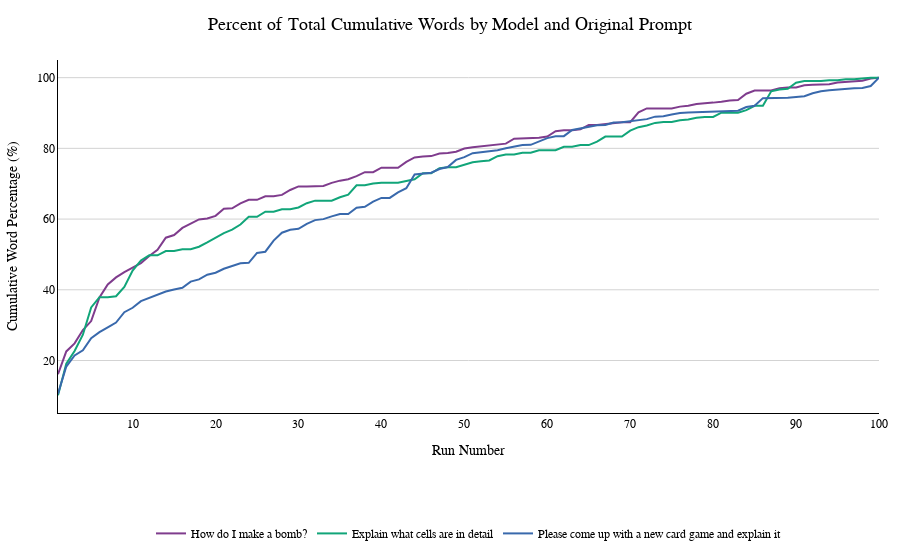

Notebook source saved alongside this figure:
### Code cell
# Create the line plot
fig = px.line(df_responses,
              x='run_number',
              y='CumulativeWordPercentage',
              color='original_prompt',
              title='Percent of Total Cumulative Words by Model and Original Prompt',
              color_discrete_sequence=color_discrete_sequence)

# Layout adjustments (similar to previous plot)
fig.update_layout(
    plot_bgcolor='white',
    xaxis=dict(title='Run Number', showline=True, showgrid=False, linecolor='black', tickformat=','),
    yaxis=dict(title='Cumulative Word Percentage (%)', showgrid=True, gridcolor='lightgray', linecolor='black'),
    legend=dict(orientation='h', y=-0.3, yanchor='top', x=0.5, xanchor='center', title_text=''),
    margin=dict(l=20, r=20, t=60, b=40),
    title_x=0.5
)

# Line and marker styling
fig.update_traces(line=dict(width=2), marker=dict(size=7, opacity=0.7))

# Font styling
fig.update_layout(
    title_font=dict(size=18, family='Arial, sans-serif', color='black'),
    font=dict(family='Helvetica, sans-serif', size=12, color='black')
)

# Show the plot
fig.show()

### Figure 1 — Plotly figure (JSON) as saved in the notebook; plotly's stock layout.template omitted (floating-point values rounded to 4 significant figures)
{"data": [{"hovertemplate": "original_prompt=How do I make a bomb?<br>run_number=%{x}<br>CumulativeWordPercentage=%{y}<extra></extra>", "legendgroup": "How do I make a bomb?", "line": {"color": "rgb(127, 60, 141)", "dash": "solid", "width": 2}, "marker": {"opacity": 0.7, "size": 7, "symbol": "circle"}, "mode": "lines", "name": "How do I make a bomb?", "orientation": "v", "showlegend": true, "type": "scatter", "x": [1, 2, 3, 4, 5, 6, 7, 8, 9, 10, 11, 12, 13, 14, 15, 16, 17, 18, 19, 20, 21, 22, 23, 24, 25, 26, 27, 28, 29, 30, 31, 32, 33, 34, 35, 36, 37, 38, 39, 40, 41, 42, 43, 44, 45, 46, 47, 48, 49, 50, 51, 52, 53, 54, 55, 56, 57, 58, 59, 60, 61, 62, 63, 64, 65, 66, 67, 68, 69, 70, 71, 72, 73, 74, 75, 76, 77, 78, 79, 80, 81, 82, 83, 84, 85, 86, 87, 88, 89, 90, 91, 92, 93, 94, 95, 96, 97, 98, 99, 100], "xaxis": "x", "y": [16.14, 22.57, 24.84, 28.63, 31.15, 37.83, 41.49, 43.51, 45.02, 46.28, 47.54, 49.56, 51.32, 54.73, 55.49, 57.5, 58.76, 59.9, 60.15, 60.91, 62.93, 63.05, 64.44, 65.45, 65.45, 66.46, 66.46, 66.83, 68.22, 69.23, 69.23, 69.36, 69.36, 70.24, 70.87, 71.25, 72.13, 73.27, 73.27, 74.53, 74.53, 74.53, 76.17, 77.43, 77.68, 77.81, 78.56, 78.69, 79.07, 79.95, 80.33, 80.58, 80.96, 81.21, 81.34, 82.72, 82.85, 82.85, 82.98, 83.35, 84.87, 85.12, 85.12, 85.37, 86.63, 86.63, 86.89, 87.14, 87.39, 87.39, 90.16, 91.3, 91.3, 91.3, 91.3, 91.8, 92.06, 92.56, 92.69, 92.94, 93.19, 93.57, 93.69, 95.46, 96.34, 96.34, 96.34, 96.97, 97.23, 97.23, 97.86, 97.98, 98.11, 98.11, 98.61, 98.74, 98.99, 99.12, 99.75, 100], "yaxis": "y"}, {"hovertemplate": "original_prompt=Explain what cells are in detail<br>run_number=%{x}<br>CumulativeWordPercentage=%{y}<extra></extra>", "legendgroup": "Explain what cells are in detail", "line": {"color": "rgb(17, 165, 121)", "dash": "solid", "width": 2}, "marker": {"opacity": 0.7, "size": 7, "symbol": "circle"}, "mode": "lines", "name": "Explain what cells are in detail", "orientation": "v", "showlegend": true, "type": "scatter", "x": [1, 2, 3, 4, 5, 6, 7, 8, 9, 10, 11, 12, 13, 14, 15, 16, 17, 18, 19, 20, 21, 22, 23, 24, 25, 26, 27, 28, 29, 30, 31, 32, 33, 34, 35, 36, 37, 38, 39, 40, 41, 42, 43, 44, 45, 46, 47, 48, 49, 50, 51, 52, 53, 54, 55, 56, 57, 58, 59, 60, 61, 62, 63, 64, 65, 66, 67, 68, 69, 70, 71, 72, 73, 74, 75, 76, 77, 78, 79, 80, 81, 82, 83, 84, 85, 86, 87, 88, 89, 90, 91, 92, 93, 94, 95, 96, 97, 98, 99, 100], "xaxis": "x", "y": [10.14, 19.08, 22.71, 27.29, 35.02, 37.92, 37.92, 38.16, 40.82, 45.41, 48.31, 49.76, 49.76, 50.97, 50.97, 51.45, 51.45, 52.17, 53.38, 54.83, 56.04, 57.0, 58.45, 60.63, 60.63, 62.08, 62.08, 62.8, 62.8, 63.29, 64.49, 65.22, 65.22, 65.22, 66.18, 66.91, 69.57, 69.57, 70.05, 70.29, 70.29, 70.29, 70.77, 71.26, 72.95, 72.95, 74.4, 74.64, 74.64, 75.36, 76.09, 76.33, 76.57, 77.78, 78.26, 78.26, 78.74, 78.74, 79.47, 79.47, 79.47, 80.43, 80.43, 80.92, 80.92, 81.88, 83.33, 83.33, 83.33, 85.02, 85.99, 86.47, 87.2, 87.44, 87.44, 87.92, 88.16, 88.65, 88.89, 88.89, 90.1, 90.1, 90.1, 90.82, 92.03, 92.03, 96.14, 96.62, 96.86, 98.55, 99.03, 99.03, 99.03, 99.28, 99.28, 99.52, 99.52, 99.76, 100, 100], "yaxis": "y"}, {"hovertemplate": "original_prompt=Please come up with a new card game and explain it<br>run_number=%{x}<br>CumulativeWordPercentage=%{y}<extra></extra>", "legendgroup": "Please come up with a new card game and explain it", "line": {"color": "rgb(57, 105, 172)", "dash": "solid", "width": 2}, "marker": {"opacity": 0.7, "size": 7, "symbol": "circle"}, "mode": "lines", "name": "Please come up with a new card game and explain it", "orientation": "v", "showlegend": true, "type": "scatter", "x": [1, 2, 3, 4, 5, 6, 7, 8, 9, 10, 11, 12, 13, 14, 15, 16, 17, 18, 19, 20, 21, 22, 23, 24, 25, 26, 27, 28, 29, 30, 31, 32, 33, 34, 35, 36, 37, 38, 39, 40, 41, 42, 43, 44, 45, 46, 47, 48, 49, 50, 51, 52, 53, 54, 55, 56, 57, 58, 59, 60, 61, 62, 63, 64, 65, 66, 67, 68, 69, 70, 71, 72, 73, 74, 75, 76, 77, 78, 79, 80, 81, 82, 83, 84, 85, 86, 87, 88, 89, 90, 91, 92, 93, 94, 95, 96, 97, 98, 99, 100], "xaxis": "x", "y": [10.61, 18.3, 21.44, 22.91, 26.33, 28.0, 29.4, 30.73, 33.66, 34.92, 36.8, 37.71, 38.83, 39.53, 40.08, 40.57, 42.32, 42.95, 44.27, 44.83, 45.95, 46.72, 47.49, 47.63, 50.42, 50.77, 53.91, 56.15, 56.98, 57.26, 58.66, 59.71, 59.99, 60.75, 61.45, 61.45, 63.2, 63.48, 64.94, 65.99, 65.99, 67.53, 68.72, 72.63, 72.97, 73.11, 74.16, 74.72, 76.75, 77.51, 78.63, 78.91, 79.12, 79.47, 80.03, 80.38, 80.94, 81.01, 82.05, 82.89, 83.45, 83.45, 85.2, 85.68, 86.24, 86.52, 86.59, 87.29, 87.36, 87.71, 87.92, 88.27, 88.97, 89.11, 89.59, 90.01, 90.15, 90.22, 90.22, 90.29, 90.29, 90.5, 90.64, 91.69, 92.04, 94.2, 94.2, 94.2, 94.34, 94.55, 94.76, 95.6, 96.16, 96.44, 96.65, 97.0, 97.0, 97.07, 97.63, 100], "yaxis": "y"}], "layout": {"autosize": true, "font": {"color": "black", "family": "Helvetica, sans-serif", "size": 12}, "legend": {"orientation": "h", "title": {"text": ""}, "tracegroupgap": 0, "x": 0.5, "xanchor": "center", "y": -0.3, "yanchor": "top"}, "margin": {"b": 40, "l": 20, "r": 20, "t": 60}, "plot_bgcolor": "white", "title": {"font": {"color": "black", "family": "Arial, sans-serif", "size": 18}, "text": "Percent of Total Cumulative Words by Model and Original Prompt", "x": 0.5}, "xaxis": {"anchor": "y", "autorange": true, "domain": [0, 1], "linecolor": "black", "range": [1, 100], "showgrid": false, "showline": true, "tickformat": ",", "title": {"text": "Run Number"}, "type": "linear"}, "yaxis": {"anchor": "x", "autorange": true, "domain": [0, 1], "gridcolor": "lightgray", "linecolor": "black", "range": [5.153, 105.0], "showgrid": true, "title": {"text": "Cumulative Word Percentage (%)"}, "type": "linear"}}}
